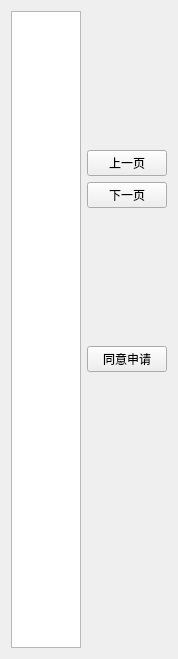
                  <widget class="QWidget" name="scrollAreaWidgetContents_4">
                   <property name="geometry">
                    <rect>
                     <x>0</x>
                     <y>0</y>
                     <width>174</width>
                     <height>659</height>
                    </rect>
                   </property>
                   <layout class="QGridLayout" name="gridLayout_30">
                    <item row="0" column="0" rowspan="6">
                     <widget class="QTableWidget" name="searchResult_4"/>
                    </item>
                    <item row="0" column="1">
                     <spacer name="verticalSpacer_9">
                      <property name="orientation">
                       <enum>Qt::Vertical</enum>
                      </property>
                      <property name="sizeType">
                       <enum>QSizePolicy::Fixed</enum>
                      </property>
                      <property name="sizeHint" stdset="0">
                       <size>
                        <width>20</width>
                        <height>108</height>
                       </size>
                      </property>
                     </spacer>
                    </item>
                    <item row="1" column="1">
                     <widget class="QPushButton" name="pushButton_12">
                      <property name="text">
                       <string>上一页</string>
                      </property>
                     </widget>
                    </item>
                    <item row="2" column="1">
                     <widget class="QPushButton" name="pushButton_14">
                      <property name="text">
                       <string>下一页</string>
                      </property>
                     </widget>
                    </item>
                    <item row="3" column="1">
                     <spacer name="verticalSpacer_10">
                      <property name="orientation">
                       <enum>Qt::Vertical</enum>
                      </property>
                      <property name="sizeType">
                       <enum>QSizePolicy::Fixed</enum>
                      </property>
                      <property name="sizeHint" stdset="0">
                       <size>
                        <width>20</width>
                        <height>128</height>
                       </size>
                      </property>
                     </spacer>
                    </item>
                    <item row="4" column="1">
                     <widget class="QPushButton" name="pushButton_9">
                      <property name="text">
                       <string>同意申请</string>
                      </property>
                     </widget>
                    </item>
                    <item row="5" column="1">
                     <spacer name="verticalSpacer_11">
                      <property name="orientation">
                       <enum>Qt::Vertical</enum>
                      </property>
                      <property name="sizeType">
                       <enum>QSizePolicy::Fixed</enum>
                      </property>
                      <property name="sizeHint" stdset="0">
                       <size>
                        <width>20</width>
                        <height>276</height>
                       </size>
                      </property>
                     </spacer>
                    </item>
                   </layout>
                  </widget>
